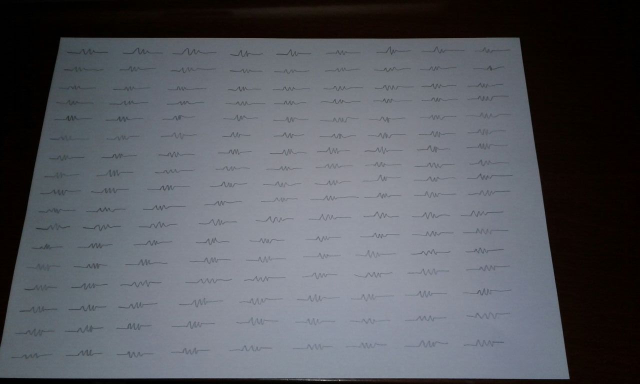
//> input picture line_detector/test_set/resistor.jpeg, 1280 x 768 px (shown at 1/2 size)
$ ./linedetector test_set/resistor.jpeg   (built with g++ and OpenCV 4)
//> lines starting //> are read from the running program, lines starting //| are printed output that depends on the picture; after the words box and inside, x2 and y2 are one past the last pixel; in counts of white or black regions, pixels touching at a corner belong together
### line_detector/circuit.h
// The circuit class enables the user to add components and declare their connections and values. The printNetlist function
// writes a netlist of the circuit in a text file. Every component has a name, value, left connection and right connection
// (pointers to other components). You can reuse code from the refactoring assignment.


#include <iostream>
#include <fstream>
#include <vector>
using namespace std;

#ifndef CIRCUIT_H
#define CIRCUIT_H

struct Component
{
  Component(){};
  virtual void initializeName(){}

  string name;    // make this netlist format i.e. R1, V1. starting with the right letter
  int value, leftNode, rightNode;

  // [7 lines left out: function print, not called in this run]
};

// first letter of type has to be capitalized for netlist to recognize it
#define COMP_DECLARE(type)\
struct type: Component{\
  void initializeName(int i){\
    name = #type[0] + to_string(i);\
  }\
};\


class Circuit
{
public:
  Circuit();
  void addComponent(Component & comp);
  // void addSimulationOption(string opt);
  void printNetlist();
private:
  vector<Component> components;
  // vector<string> simulationOptions;
  // string simulationParameters;    // DC analysis example: Vin 0 5 0.1 Vdd 0 5 0.5
};


#endif /* end of include guard: CIRCUIT_H*/

### line_detector/circuit.cpp
#include "circuit.h"

Circuit::Circuit()
{}

// [21 lines left out: functions addComponent, printNetlist, not called in this run]

// void addSimulationOption(string opt)
// {
//   simulationOptions.push_back(opt);
// }

### line_detector/linedetector.cpp
// This component detects connections between circuit symbols. It takes an image of a hand-drawn circuit diagram and a vector of
// rectangles that represent the locations of components output by the symbol detector. It then decides if two rectanlges are joined
// together by a line using contours detection.


#include "opencv2/imgcodecs.hpp"
#include "opencv2/highgui.hpp"
#include "opencv2/imgproc.hpp"
#include "circuit.h"
#include <iostream>
using namespace cv;
using namespace std;

Mat src;
string arg2;
Circuit circ;

int thresh = 250;        //magic number
int max_thresh = 255;
int param1 = 255;
int param2 = 10;
RNG rng(12345);
void findConnections(vector<Rect> components);
bool contourTouchesRect(vector<Point> & cont, Rect & rect);
bool buildCircuit(vector<vector<Point> > & contours, vector<Rect> components, Circuit & circ);


int main( int argc, char** argv )
{
  CommandLineParser parser( argc, argv, "{@input | ../data/stuff.jpg | input image}" );
  src = imread( parser.get<String>( "@input" ), IMREAD_COLOR );
//> src is the input picture: 768 rows x 1280 cols, CV_8UC3; mean B, G, R 95.7, 89.3, 86.9

  if( src.empty() )
  {
    cout << "Could not open or find the image!\n" << endl;
    cout << "usage: " << argv[0] << " <Input image>" << endl;
    return -1;
  }

  vector<vector<Point> > contours;
  vector<Vec4i> hierarchy;
  vector<vector<Point> > contours_poly(contours.size());

  Size imageSize(600, 600);
  resize(src, src, imageSize, 0, 0, INTER_NEAREST);
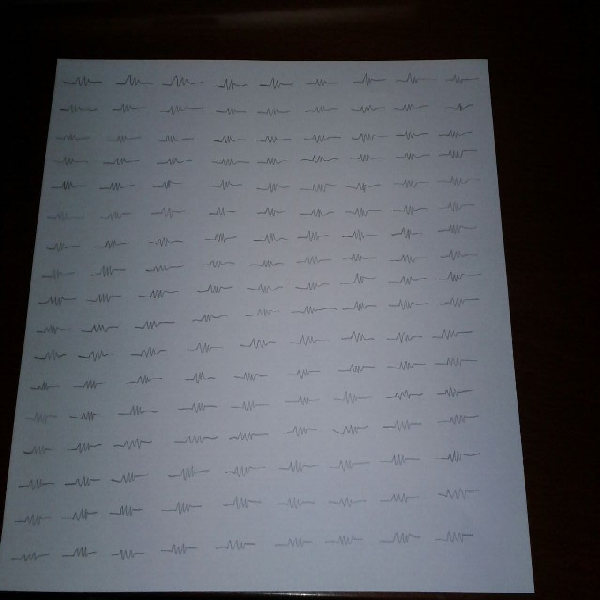
//> src: 600 rows x 600 cols, CV_8UC3; mean B, G, R 95.7, 89.3, 86.9

  //add a filtering stage to make the image b&w high contrast and flat --> adaptiveThreshold
  cvtColor( src, src, COLOR_RGB2GRAY );
//> src: 600 rows x 600 cols, CV_8UC1
  blur( src, src, Size(3,3) );
  adaptiveThreshold(src, src, param1, ADAPTIVE_THRESH_MEAN_C, THRESH_BINARY, 55, param2);
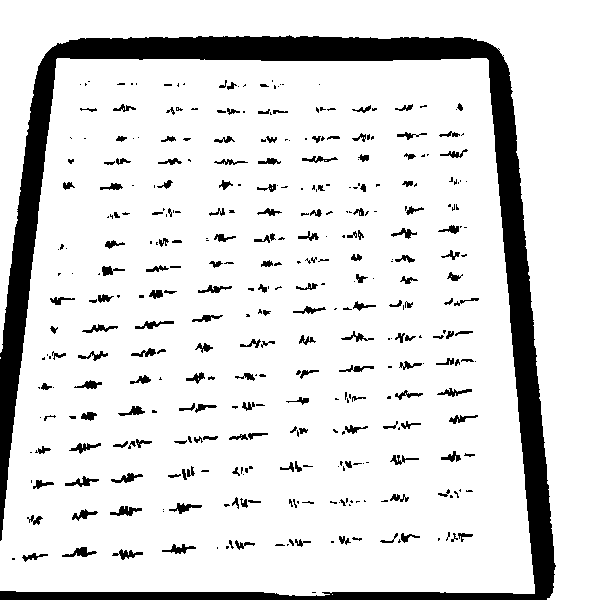
//> src: 600 rows x 600 cols, CV_8UC1; 87.1% white; 371 black regions (195 under 20 px)

  imshow( "source_window", src );

  const char* source_window = "Source";
  namedWindow( source_window, WINDOW_AUTOSIZE );

  findContours(src, contours, hierarchy, RETR_TREE, CHAIN_APPROX_SIMPLE, Point(0, 0));
//> contours = 436 contours, 193 with area under 20; largest, box (x1, y1, x2, y2) and area: (0, 58, 535, 596) 257634, (0, 0, 600, 600) 65998, (109, 505, 143, 517) 208, (61, 546, 98, 558) 206, (64, 475, 100, 488) 192
  for(size_t i = 0; i < contours.size(); i++)
  {
//> (the run ends here: the program crashes, at `approxPolyDP(contours[i], contours_poly[i], 3, true );`)
